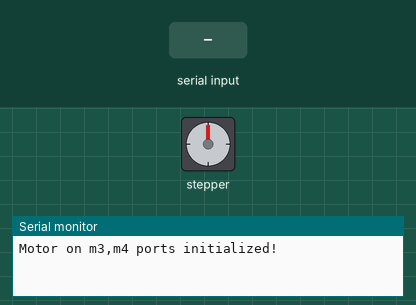
Recording of a sketch running on a simulated Arduino Uno, built with avr-gcc and run on an emulated ATmega328P. Shown: stepper motor, the last lines printed to the serial monitor. The inputs (shaded band) are chosen by the test bench. Stepper angles assume 200 steps per turn.

Above: at 1.2 s.
1.3 s: "=\n" received over Serial
At 1.45 s:
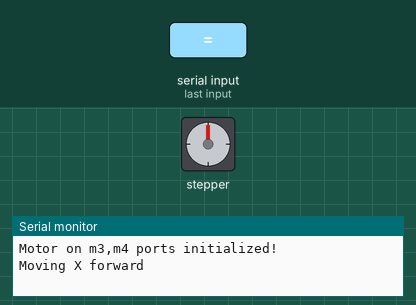
3.4 s: "-\n" received over Serial
At 3.55 s:
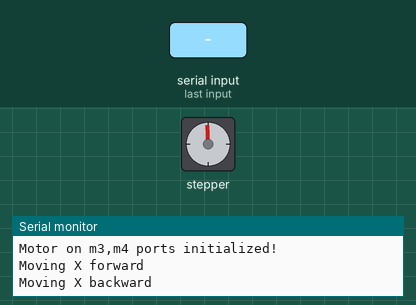
Timing chart, 0 to 6.4 s (numbered marks = the images above; inputs shaded):
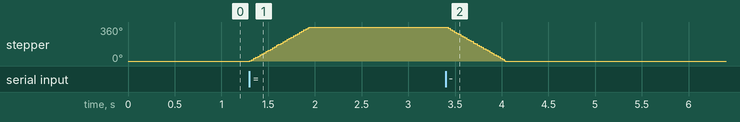

The sketch:

karetkatestUseSerialInput.ino
```cpp
#include <AFMotor.h>
const int stepsPerRevolution = 200;


AF_Stepper myStepperX(stepsPerRevolution, 2);

void setup() {
  Serial.begin(9600);
  myStepperX.setSpeed(100); // Устанавливаем скорость двигателя X
  Serial.println("Motor on m3,m4 ports initialized!");
}

void loop() {
  if (Serial.available() > 0) {  // Проверяем, есть ли входящие данные
    String received = Serial.readStringUntil('\n'); // Читаем строку до символа новой строки
    received.trim();        // Удаляем пробелы и лишние символы
    received.toUpperCase(); // Приводим к верхнему регистру
    processCommand(received); // Передаем обработанную команду
  }
}

void processCommand(String command) {
  if (command == "=") { // Если команда равна "VPERED"
    VPERED(); // Выполняем функцию
  } else if (command == "-") { // Если команда равна "NAZAD"
    NAZAD();
  } else {
    Serial.println("Неизвестная команда: " + command);
  }
}

// Пример функции, которая выполняется по команде
void VPERED() {
  Serial.println("Moving X forward");
  myStepperX.step(200, FORWARD, SINGLE);
}

void NAZAD() {
  Serial.println("Moving X backward");
  myStepperX.step(200, BACKWARD, SINGLE);
}
```

Measured:
- after the input at 1.3 s, stepper: turns 360° clockwise in 0.64 s, starting at once
- after the input at 3.4 s, stepper: turns 360° counter-clockwise in 0.64 s, starting at once
